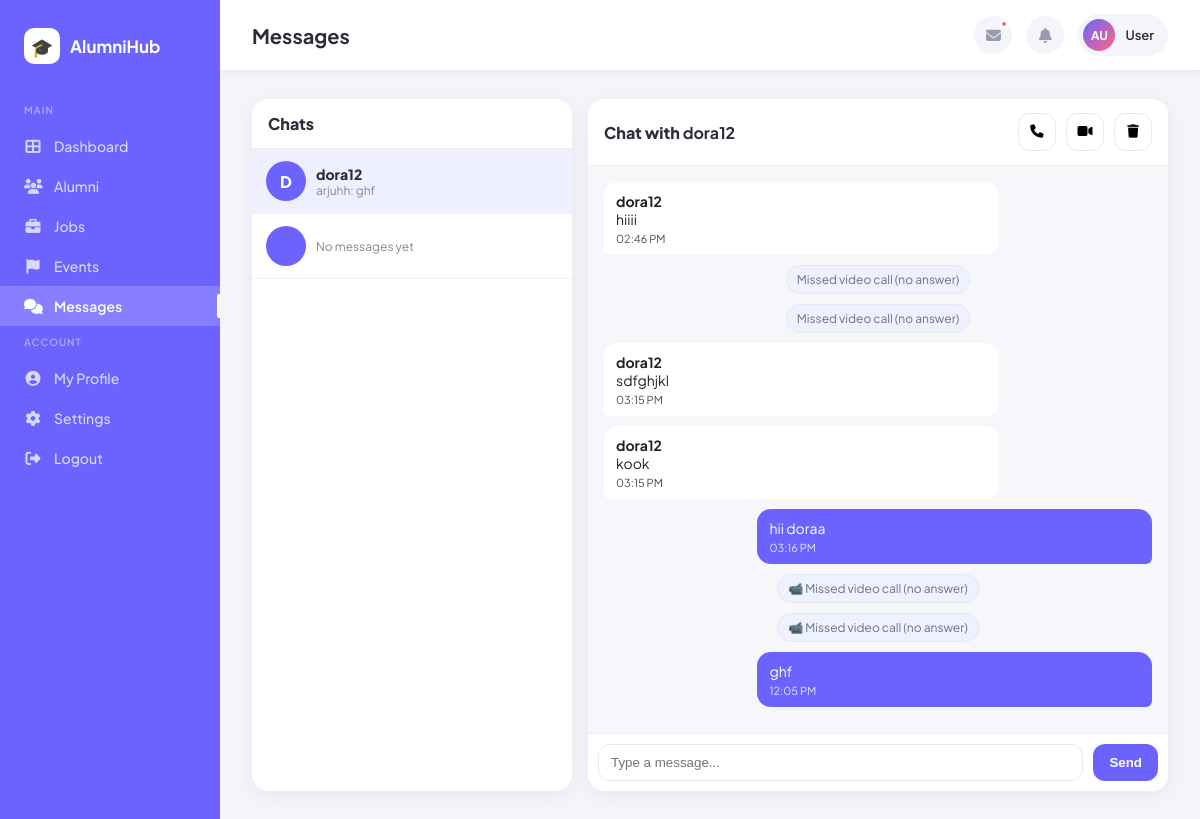
Page /messages/2/ (signed in) on the committed database.
### alumni_module/models.py (models this page shows, shortened)
class Conversation(models.Model):
    participants = models.ManyToManyField(User, related_name="conversations")
    updated_at = models.DateTimeField(auto_now=True)

class Message(models.Model):
    conversation = models.ForeignKey(Conversation, on_delete=models.CASCADE, related_name="messages")
    sender = models.ForeignKey(User, on_delete=models.CASCADE, related_name="sent_messages")
    text = models.TextField()
    created_at = models.DateTimeField(auto_now_add=True)
    is_read = models.BooleanField(default=False)
    class Meta:
        ordering = ["created_at"]

### alumni_module/views.py (the view)
# urls.py: path("messages/", views.messages_home, name="messages"),
@login_required
def messages_home(request, conv_id=None):
    conversations = (
        Conversation.objects
        .filter(participants=request.user)
        .order_by("-updated_at")
        .prefetch_related("participants")
        .annotate(
            unread_count=Count(
                "messages",
                filter=Q(messages__is_read=False) & ~Q(messages__sender=request.user)
            )
        )
    )
    active_conv = None
    chat_messages = Message.objects.none()
    if conv_id:
        active_conv = get_object_or_404(Conversation, id=conv_id, participants=request.user)
        chat_messages = active_conv.messages.select_related("sender").all()
        active_conv.messages.filter(is_read=False).exclude(sender=request.user).update(is_read=True)
    return render(request, "alumni/messages.html", {
        "conversations": conversations,
        "active_conv": active_conv,
        "chat_messages": chat_messages,
    })

### templates/alumni/messages.html (shortened to what this page needs)
{% extends "base_dashboard.html" %}
{% block page_title %}Messages{% endblock %}
{% block content %}
<div class="chat-shell">
  <div class="pane">
    <div class="pane-header">Chats</div>
    <div class="chat-items">
      {% for c in conversations %}
        <a class="chat-item {% if active_conv and c.id == active_conv.id %}active{% endif %}"
           href="{% url 'messages_conv' c.id %}">
          <div class="avatar">
            {% for u in c.participants.all %}
              {% if u.id != request.user.id %}
                {{ u.username|first|upper }}
              {% endif %}
            {% endfor %}
          </div>
          <div class="meta">
            <div class="name">
              {% for u in c.participants.all %}
                {% if u.id != request.user.id %}
                  {{ u.username }}
                {% endif %}
              {% endfor %}
            </div>
            <div class="last">
              {% with last=c.messages.last %}
                {% if last %}
                  {{ last.sender.username }}: {{ last.text }}
                {% else %}
                  No messages yet
                {% endif %}
              {% endwith %}
            </div>
          </div>
        </a>
      {% empty %}
        <div style="padding:14px;color:#888;">No chats yet</div>
      {% endfor %}
    </div>
  </div>
  <div class="pane">
    {% if active_conv %}
      <div class="pane-header" style="display:flex; align-items:center; justify-content:space-between;">
        <div>
          Chat with
          {% for u in active_conv.participants.all %}
            {% if u.id != request.user.id %}
              <strong>{{ u.username }}</strong>
            {% endif %}
          {% endfor %}
        </div>
        <div class="header-actions">
          <button type="button" class="call-btn" onclick="startCall('voice')" title="Voice Call">
            <i class="fas fa-phone"></i>
          </button>
          <button type="button" class="call-btn" onclick="startCall('video')" title="Video Call">
            <i class="fas fa-video"></i>
          </button>
          <button type="button" class="call-btn" onclick="clearChat()" title="Clear Chat">
            <i class="fas fa-trash"></i>
          </button>
        </div>
      </div>
      <div id="chatBody" class="chat-body">
        {% for m in chat_messages %}
          {% if m.text|slice:":6" == "[CALL]" %}
            <div class="system-msg" data-id="{{ m.id }}">
              <span class="system-pill">{{ m.text|cut:"[CALL] " }}</span>
            </div>
          {% else %}
            {% if m.sender_id == request.user.id %}
              <div class="bubble me" data-id="{{ m.id }}">
                {{ m.text }}
                <div class="time">{{ m.created_at|date:"h:i A" }}</div>
              </div>
            {% else %}
              <div class="bubble them" data-id="{{ m.id }}">
                <strong>{{ m.sender.username }}</strong><br>
                {{ m.text }}
                <div class="time">{{ m.created_at|date:"h:i A" }}</div>
              </div>
            {% endif %}
          {% endif %}
        {% endfor %}
      </div>
      <form id="sendForm" class="chat-input" method="post" action="{% url 'send_message' %}">
        <input id="msgInput" name="text" type="text" placeholder="Type a message..." autocomplete="off" />
        <button type="submit">Send</button>
      </form>
    {% else %}
      <div class="empty">
        Select a chat to view messages
      </div>
    {% endif %}
  </div>
</div>
{% endblock %}

### templates/base_dashboard.html (style rules this page uses)
*, *::before, *::after { box-sizing: border-box; margin: 0; padding: 0; }
:root { --primary: #6C63FF; --primary-light: #EEF0FF; --primary-dark: #5A52D5; --accent: #FF6584; --accent2: #43C6AC; --sidebar-bg: #6C63FF; --sidebar-text: rgba(255,255,255,0.75); --bg: #F4F5FA; --card: #fff; --text: #2D2D3A; --text-muted: #9B9BAE; --border: #EBEBF5; --shadow: 0 4px 20px rgba(108,99,255,0.08); --radius: 16px; }
body { font-family: 'Plus Jakarta Sans', sans-serif; background: var(--bg); color: var(--text); display: flex; min-height: 100vh; }

### templates/alumni/messages.html (style rules this page uses)
.chat-shell { height: calc(100vh - 160px); display: grid; grid-template-columns: 320px 1fr; gap: 16px; }
.pane { background: #fff; border-radius: 16px; box-shadow: 0 4px 20px rgba(0,0,0,0.06); overflow: hidden; display: flex; flex-direction: column; }
.pane-header { padding: 14px 16px; border-bottom: 1px solid #eee; font-weight: 800; }
.chat-items { overflow:auto; }
.chat-item { padding: 12px 14px; border-bottom: 1px solid #f2f2f2; display:flex; gap:10px; align-items:center; text-decoration:none; color: inherit; }
.chat-item.active { background:#EEF0FF; }
.avatar { width: 40px; height:40px; border-radius:50%; background:#6C63FF; color:#fff; display:flex; align-items:center; justify-content:center; font-weight:800; flex-shrink: 0; }
.meta { flex:1; min-width: 0; }
.name { font-weight:800; font-size:14px; }
.last { font-size:12px; color:#888; white-space: nowrap; overflow: hidden; text-overflow: ellipsis; }
.chat-body { padding: 16px; overflow:auto; flex: 1; background: #f7f7fb; }
.bubble { max-width: 72%; padding: 10px 12px; border-radius: 14px; margin-bottom: 10px; font-size: 14px; word-wrap: break-word; }
.me { margin-left:auto; background:#6C63FF; color:#fff; border-bottom-right-radius: 6px; }
.them { background:#fff; color:#222; border-bottom-left-radius: 6px; }
.time { font-size: 11px; opacity: 0.8; margin-top: 4px; }
.chat-input { border-top: 1px solid #eee; padding: 10px; display:flex; gap:10px; background:#fff; }
.chat-input input { flex:1; border: 1px solid #e6e6ef; border-radius: 12px; padding: 10px 12px; outline: none; }
.chat-input button { border:none; background:#6C63FF; color:#fff; border-radius: 12px; padding: 10px 16px; font-weight:800; cursor:pointer; }
.header-actions { display:flex; gap:10px; align-items:center; }
.call-btn { width: 38px; height: 38px; border-radius: 12px; border: 1px solid #e6e6ef; background: #fff; cursor: pointer; display:flex; align-items:center; justify-content:center; }
.system-msg { text-align:center; margin: 10px 0; font-size: 12px; color:#6b7280; }
.system-pill { display:inline-block; background:#eef2ff; padding:6px 10px; border-radius:999px; border: 1px solid #e6e6ef; }

### rows in the picture
Conversation: messages.last.sender.username "arjuhh", messages.last.text "ghf"
Conversation: shows "No messages yet"
Message: sender.username "dora12", text "hiiii", created_at "02:46 PM"
Message: text "Missed video call (no answer)"
Message: text "Missed video call (no answer)"
Message: sender.username "dora12", text "sdfghjkl", created_at "03:15 PM"
Message: sender.username "dora12", text "kook", created_at "03:15 PM"
Message: text "hii doraa", created_at "03:16 PM"
Message: text "📹 Missed video call (no answer)"
Message: text "📹 Missed video call (no answer)"
Message: text "ghf", created_at "12:05 PM"

### other values in the picture
{{ u.username|first|upper }} "D"
{{ u.username }} "dora12"
